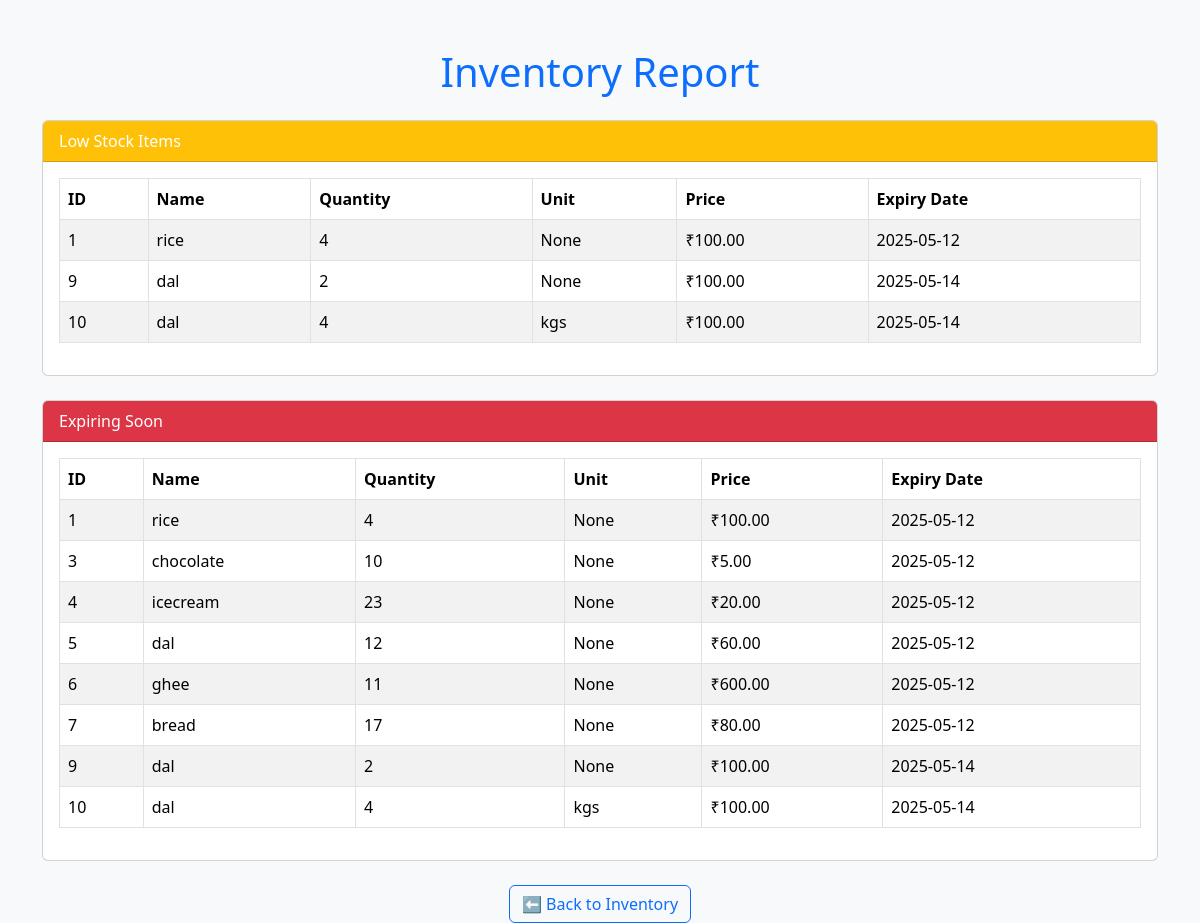
Screenshot of /report with the database file from the repository.
### tables this page shows
CREATE TABLE items (
                    id INTEGER PRIMARY KEY,
                    name TEXT NOT NULL,
                    quantity INTEGER NOT NULL,
                    price REAL NOT NULL,
                    expiry_date TEXT
                , unit TEXT);

### inventory_app.py (the view)
@app.route('/report')
def report():
    conn = sqlite3.connect('inventory.db')
    c = conn.cursor()
    c.execute("SELECT * FROM items WHERE quantity < 5")
    low_stock = c.fetchall()
    c.execute("SELECT * FROM items")
    all_items = c.fetchall()
    conn.close()
    today = datetime.today().date()
    expiring_soon = [item for item in all_items if item[4] and datetime.strptime(item[4], '%Y-%m-%d').date() <= today]
    return render_template('report.html', low_stock=low_stock, expiring_soon=expiring_soon)

### templates/report.html (shortened to what this page needs)
<!DOCTYPE html>
<html>
<head>
    <link href="https://cdn.jsdelivr.net/npm/bootstrap@5.3.2/dist/css/bootstrap.min.css" rel="stylesheet">
</head>
<body class="bg-light">
<div class="container mt-5">
    <h1 class="text-center text-primary mb-4">Inventory Report</h1>
    <div class="card mb-4">
        <div class="card-header bg-warning text-white">Low Stock Items</div>
        <div class="card-body">
            {% if low_stock %}
                <table class="table table-bordered table-striped">
                    <thead>
                        <tr>
                            <th>ID</th>
                            <th>Name</th>
                            <th>Quantity</th>
                            <th>Unit</th>
                            <th>Price</th>
                            <th>Expiry Date</th>
                        </tr>
                    </thead>
                    <tbody>
                        {% for item in low_stock %}
                            <tr>
                                <td>{{ item[0] }}</td>
                                <td>{{ item[1] }}</td>
                                <td>{{ item[2] }}</td>
                                <td>{{ item[5] }}</td>
                                <td>₹{{ "%.2f"|format(item[3]) }}</td>
                                <td>{{ item[4] or '-' }}</td>
                            </tr>
                        {% endfor %}
                    </tbody>
                </table>
            {% else %}
                <p class="text-muted">No low stock items.</p>
            {% endif %}
        </div>
    </div>
    <div class="card">
        <div class="card-header bg-danger text-white">Expiring Soon</div>
        <div class="card-body">
            {% if expiring_soon %}
                <table class="table table-bordered table-striped">
                    <thead>
                        <tr>
                            <th>ID</th>
                            <th>Name</th>
                            <th>Quantity</th>
                            <th>Unit</th>
                            <th>Price</th>
                            <th>Expiry Date</th>
                        </tr>
                    </thead>
                    <tbody>
                        {% for item in expiring_soon %}
                            <tr>
                                <td>{{ item[0] }}</td>
                                <td>{{ item[1] }}</td>
                                <td>{{ item[2] }}</td>
                                <td>{{ item[5] }}</td>
                                <td>₹{{ "%.2f"|format(item[3]) }}</td>
                                <td>{{ item[4] or '-' }}</td>
                            </tr>
                        {% endfor %}
                    </tbody>
                </table>
            {% else %}
                <p class="text-muted">No items expiring soon.</p>
            {% endif %}
        </div>
    </div>
    <div class="text-center mt-4">
        <a href="/" class="btn btn-outline-primary">⬅ Back to Inventory</a>
    </div>
</div>
</body>
</html>

### rows the page displays
items: id "1", name "rice", quantity "4", item "None", price "100.00", expiry_date "2025-05-12"
items: id "9", name "dal", quantity "2", item "None", price "100.00", expiry_date "2025-05-14"
items: id "10", name "dal", quantity "4", unit "kgs", price "100.00", expiry_date "2025-05-14"
items: id "3", name "chocolate", quantity "10", item "None", price "5.00", expiry_date "2025-05-12"
items: id "4", name "icecream", quantity "23", item "None", price "20.00", expiry_date "2025-05-12"
items: id "5", name "dal", quantity "12", item "None", price "60.00", expiry_date "2025-05-12"
items: id "6", name "ghee", quantity "11", item "None", price "600.00", expiry_date "2025-05-12"
items: id "7", name "bread", quantity "17", item "None", price "80.00", expiry_date "2025-05-12"
